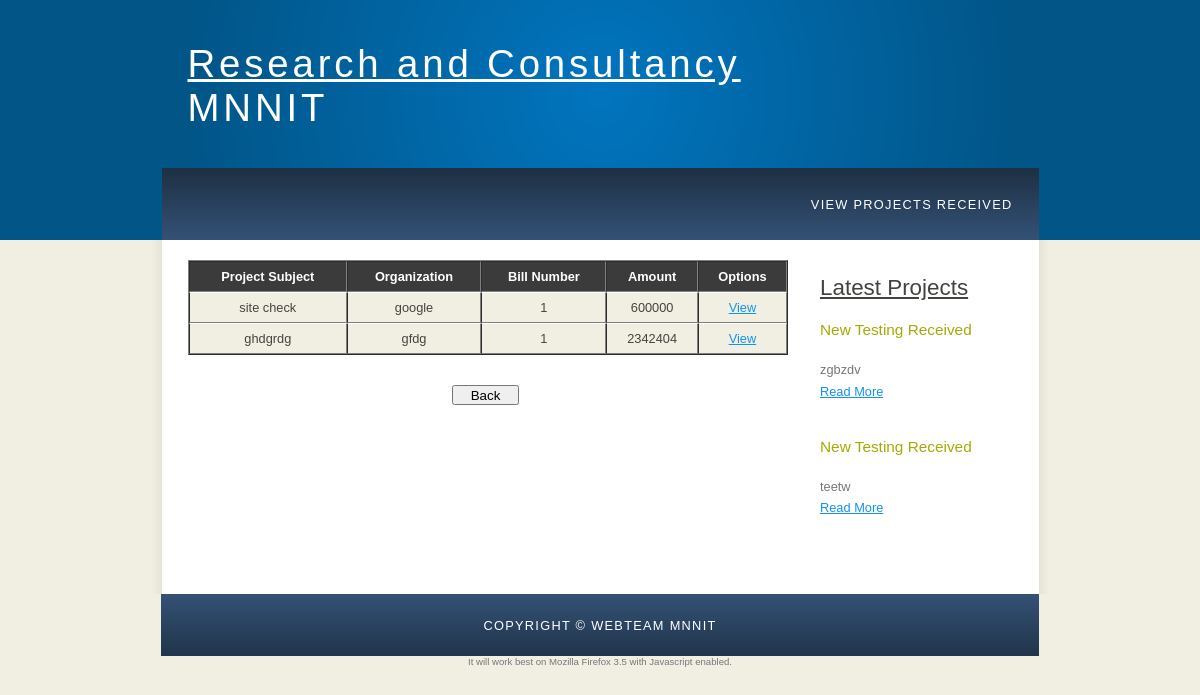
The app's page /intro_bill_issued.php with its own data.
### tables this page shows
CREATE TABLE IF NOT EXISTS `project_letter_detail` (
  `project_no` varchar(20) NOT NULL,
  `organization` varchar(50) NOT NULL,
  `street` varchar(50) NOT NULL,
  `city` varchar(30) NOT NULL,
  `state` varchar(30) NOT NULL,
  `pin_code` int(10) NOT NULL,
  `email_id` varchar(50) NOT NULL,
  `letter_no` varchar(40) NOT NULL,
  `date` date NOT NULL,
  `subject` varchar(70) NOT NULL,
  `testing` varchar(70) NOT NULL,
  `time` timestamp NOT NULL DEFAULT CURRENT_TIMESTAMP,
  PRIMARY KEY (`project_no`)
);

CREATE TABLE IF NOT EXISTS `project_bill_amount` (
  `project_no` varchar(11) NOT NULL,
  `bill_no` int(11) NOT NULL AUTO_INCREMENT,
  `amount` int(11) NOT NULL,
  `service_tax` int(11) NOT NULL,
  `hod_approval` tinyint(1) NOT NULL DEFAULT '0',
  `hod_time` datetime NOT NULL,
  `director_approval` int(11) NOT NULL DEFAULT '0',
  `director_time` timestamp NOT NULL DEFAULT '0000-00-00 00:00:00',
  `bill_time` timestamp NOT NULL DEFAULT CURRENT_TIMESTAMP ON UPDATE CURRENT_TIMESTAMP,
  `mode` text NOT NULL,
  PRIMARY KEY (`project_no`,`bill_no`),
  UNIQUE KEY `project_no` (`project_no`)
);

### intro_bill_issued.php (the view, shortened to what this page needs)
<!DOCTYPE html PUBLIC "-//W3C//DTD XHTML 1.0 Transitional//EN" "http://www.w3.org/TR/xhtml1/DTD/xhtml1-transitional.dtd">
<html xmlns="http://www.w3.org/1999/xhtml">
<head>
</head>
<body>
<?php include "inctop.php";
?>
   <table width="600" border="1" cellspacing="0" cellpadding="0" align="center" id="project_received">
  <tr>
    <th scope="col" align="center">Project Subject</th>
    <th scope="col" align="center">Organization</th>
    <th scope="col" align="center">Bill Number</th>
    <th scope="col"  align="center">Amount</th>
    <th scope="col"  align="center">Options</th>
  </tr>
<?php
$query= "select * from project_bill_amount where hod_approval like 1 and director_approval like 1 order by bill_time desc";
$query_result=mysql_query($query) or die(mysql_error());
if($query_result)
while($array=mysql_fetch_array($query_result))
{
	$project_no=$array['project_no'];
	$wq= mysql_query("select * from consultancy.project_letter_detail where project_no like '$project_no' ");
	$awq=mysql_fetch_array($wq);
	echo "<tr>";
	echo "<td align=\"center\">".$awq['subject']."</td>";
	echo "<td align=\"center\">".$awq['organization']."</td>";
	echo "<td align=\"center\">".$array['bill_no']."</td>";
	echo "<td align=\"center\">".$array['amount']."</td>";
	echo "<td align=\"center\"><a href=\"?view=".$array['project_no']."\">View</a></td>";
	echo "</tr>";
}
?>
</table>
<br />
<br />
   <div align="center"><input id="backForm" class="button_text" style="height:1.5em; width:5em;" type="button" name="Back" value="Back" onclick="history.go(-1);return true;"></div>
   <?php include"incbottom.php";?>
</body>
</html>

### inctop.php (shortened to what this page needs)
<?php
echo " <meta name=\"description\" content=\"website description\" />
  <meta name=\"keywords\" content=\"website keywords, website keywords\" />
  <meta http-equiv=\"content-type\" content=\"text/html; charset=windows-1252\" />
  <link rel=\"stylesheet\" type=\"text/css\" href=\"style/style.css\" title=\"style\" />
  <div id=\"main\">
   <div id=\"header\">
        <div id=\"logo\">
	     <div id=\"logo_text\">
          <h1><u>Research and Consultancy </u></br>MNNIT</h1>
          <h2></h2>
        </div>
      </div>
      <div id=\"menubar\">
        <ul id=\"menu\">
         ";
        echo "<li><a href=\"status.php\">View Projects Received</a></li>";
		echo "</ul>
      </div>
    </div>
    <div id=\"site_content\">
      <div class=\"sidebar\">
        <h3><u>Latest Projects</u></h3>";
	$inc_q=mysql_query("select * from project_letter_detail,project_contact_detail where project_contact_detail.project_no = project_letter_detail.project_no order by project_letter_detail.time desc limit 0,2") or die(mysql_error());
	if($inc_q)
	while($inc_array=mysql_fetch_array($inc_q))
	{
		$str=substr($inc_array['subject'],0,30);
		echo "<h4>New Testing Received</h4>";
    echo "<h5>".$inc_array['rec_date']."</h5>
        <p>".$str."<br /><a href=\"?sidebar_view=".$inc_array['project_no']."\">Read More</a></p>
        <br />";
	}
    echo "  </div>
      <div id=\"content\">";
?>

### final/style/style.css (style rules this page uses)
html { height: 100%; }
* { margin: 0; padding: 0; }
body { font: normal .80em 'trebuchet ms', arial, sans-serif; background: #F0EFE2; color: #777; }
p { padding: 0 0 20px 0; line-height: 1.7em; }
h1, h2, h3, h4, h5, h6 { font: normal 175% 'century gothic', arial, sans-serif; color: #43423F; margin: 0 0 15px 0; padding: 15px 0 5px 0; }
h2 { font: normal 175% 'century gothic', arial, sans-serif; color: #A4AA04; }
h4, h5, h6 { margin: 0; padding: 0 0 5px 0; font: normal 120% arial, sans-serif; color: #A4AA04; }
h5, h6 { font: italic 95% arial, sans-serif; padding: 0 0 15px 0; color: #000; }
a, a:hover { outline: none; text-decoration: underline; color: #1293EE; }
ul { margin: 2px 0 22px 17px; }
ul li { list-style-type: circle; margin: 0 0 6px 0; padding: 0 0 4px 5px; }
#main, #logo, #menubar, #site_content, #footer { margin-left: auto; margin-right: auto; }
#header { background: #025587; height: 240px; }
#logo { width: 825px; position: relative; height: 168px; background: #025587 url(logo.png) no-repeat; }
#logo #logo_text { position: absolute; top: 20px; left: 0; }
#logo h1, #logo h2 { font: normal 300% 'century gothic', arial, sans-serif; border-bottom: 0; text-transform: none; margin: 0; }
#logo_text h1, #logo_text h1 a, #logo_text h1 a:hover { padding: 22px 0 0 0; color: #FFF; letter-spacing: 0.1em; text-decoration: none; }
#logo_text h2 { font-size: 100%; padding: 4px 0 0 0; color: #DDD; }
#menubar { width: 877px; height: 72px; padding: 0; background: #29415D url(menu.png) repeat-x; }
ul#menu, ul#menu li { float: right; margin: 0; padding: 0; }
ul#menu li { list-style: none; }
ul#menu li a { letter-spacing: 0.1em; font: normal 100% 'lucida sans unicode', arial, sans-serif; display: block; float: left; height: 37px; padding: 29px 26px 6px 26px; text-align: center; color: #FFF; text-transform: uppercase; text-decoration: none; background: transparent; }
#site_content { width: 837px; overflow: hidden; margin: 0 auto 0 auto; padding: 20px 24px 20px 37px; background: #FFF url(content.png) repeat-y; }
.sidebar { float: right; width: 190px; padding: 0 15px 20px 15px; }
#content { text-align: left; width: 595px; padding: 0; }
table tr th, table tr td { background: #3B3B3B; color: #FFF; padding: 7px 4px; text-align:!important; }
table tr td { background: #F0EFE2; color: #47433F; border-top: 1px solid #FFF; }

### records on screen
project_letter_detail: subject "zgbzdv"
project_letter_detail: subject "teetw"
project_bill_amount: project_letter_detail.subject "site check", project_letter_detail.organization "google", bill_no "1", amount "600000"
project_bill_amount: project_letter_detail.subject "ghdgrdg", project_letter_detail.organization "gfdg", bill_no "1", amount "2342404"
